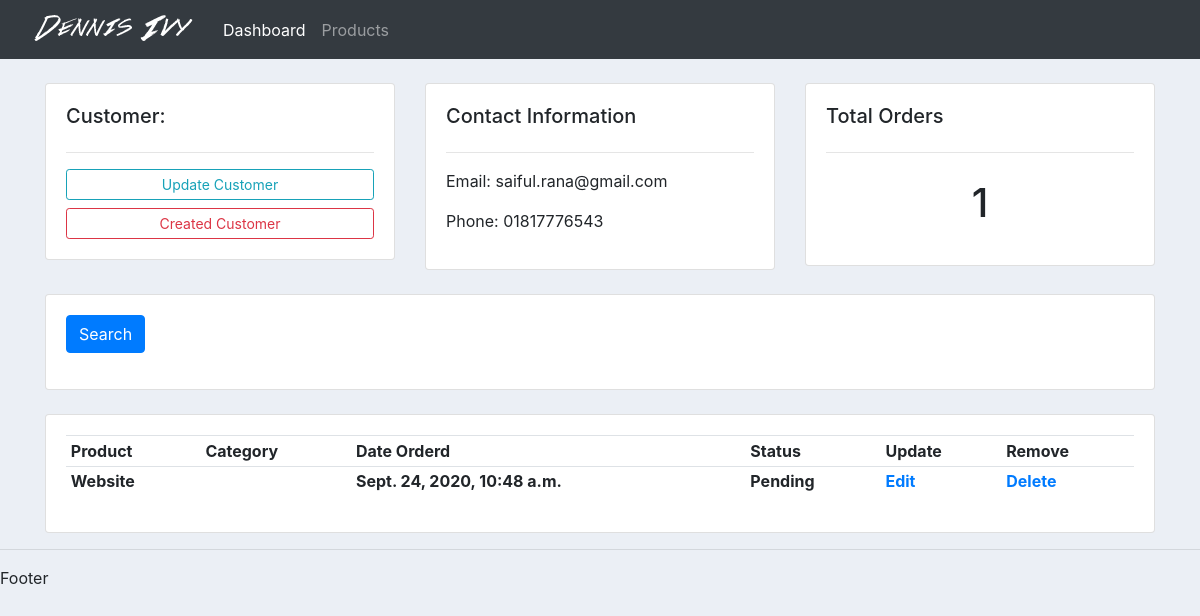
The app's page /customer/2/ with its own data.
### accounts/models.py (models this page shows, shortened)
class Customer(models.Model):
    name = models.CharField(max_length=100, null=True)
    phone = models.CharField(max_length=100, null=True)
    email = models.CharField(max_length=100, null=True)
    date_created =models.DateTimeField(null=True, auto_now_add=True)

class Order(models.Model):
    STATUS = (
        ('Pending', 'Pending'),
        ('Cancell', 'Cancell'),
        ('Aapproved', 'Approved'),
        ('Ddelivery', 'Delivery'),
    )
    customer = models.ForeignKey(Customer, null=True, on_delete=models.SET_NULL)
    product = models.ForeignKey(Product,null=True, on_delete=models.SET_NULL)
    status = models.CharField(max_length=100, null=True, choices=STATUS)
    date_created =models.DateTimeField(null=True, auto_now_add=True)
    tag =models.ManyToManyField(Tag)

class Product(models.Model):
    CategoryItem = (
        ('Small', 'Small'),
        ('Medium', 'Medium'),
        ('Large', 'Large'),
    )
    name = models.CharField(max_length=60)
    price = models.FloatField(max_length=100, null=True)
    category = models.CharField(max_length=100, null=True, choices=CategoryItem)
    description = models.TextField(max_length=700, null=True)
    date_created =models.DateTimeField(null=True, auto_now_add=True)
    def __str__(self):
        return self.name

### accounts/views.py (the view)
# urls.py: path('customer/<str:pk>/', views.customer,name='customer'),
def customer(request, pk):
    customer = Customer.objects.get(id=pk)
    orders = customer.order_set.all()
    total_order = orders.count()
    context = {
        'customer': customer,
        'orders': orders,
        'total_order': total_order,
    }
    return render(request, 'accounts/customer.html', context)

### accounts/templates/accounts/customer.html (shortened to what this page needs)
{% extends "accounts/main.html" %}
{% block content %}
<br>
<div class="row">
	<div class="col-md">
		<div class="card card-body">
			<h5>Customer:</h5>
			<hr>
			<a class="btn btn-outline-info  btn-sm btn-block" href="">Update Customer</a>
			<a class="btn btn-outline-danger  btn-sm btn-block" href="{% url 'create_orders' customer.id %}">Created Customer</a>
		</div>
	</div>
	<div class="col-md">
		<div class="card card-body">
			<h5>Contact Information</h5>
			<hr>
			<p>Email: {{ customer.email }}</p>
			<p>Phone: {{ customer.phone }}</p>
		</div>
	</div>
	<div class="col-md">
		<div class="card card-body">
			<h5>Total Orders</h5>
			<hr>
			<h1 style="text-align: center;padding: 10px">{{ total_order }}</h1>
		</div>
	</div>
</div>
<br>
<div class="row">
	<div class="col">
		<div class="card card-body">
			<form method="get">
		    <button class="btn btn-primary" type="submit">Search</button>
		  </form>
		</div>
	</div>
</div>
<br>
<div class="row">
	<div class="col-md">
		<div class="card card-body">
			<table class="table table-sm">
				<tr>
					<th>Product</th>
					<th>Category</th>
					<th>Date Orderd</th>
					<th>Status</th>
					<th>Update</th>
					<th>Remove</th>
				</tr>
				{% for o in orders %}
				<tr>
					<th>{{ o.product }}</th>
					<th>{{ o.category }}</th>
					<th>{{ o.date_created }}</th>
					<th>{{ o.status }}</th>
					<th><a href="{% url 'update_order' o.id %}" >Edit</a></th>
					<th><a href="{% url 'delete_order' o.id %}" >Delete</a></th>
				</tr>
				{% endfor %}
			</table>
		</div>
	</div>
</div>
{% endblock content %}

### static/css/main.css (style rules this page uses)
body { background-color: #ebeff5; }

### records on screen
Customer: email "saiful.rana@gmail.com", phone "01817776543"
Order: product "Website", date_created "Sept. 24, 2020, 10:48 a.m.", status "Pending"

### other values on screen
{{ total_order }} "1"
